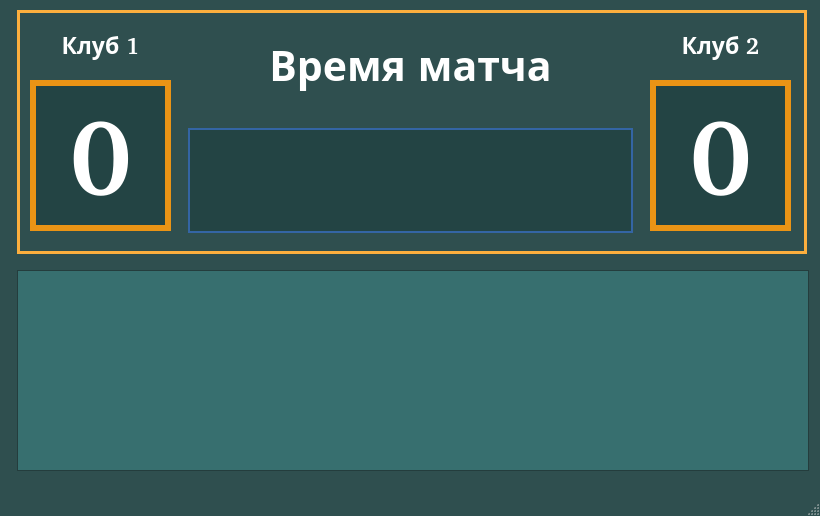
<?xml version="1.0" encoding="UTF-8"?>
<ui version="4.0">
 <class>clientTablo</class>
 <widget class="QMainWindow" name="clientTablo">
  <property name="geometry">
   <rect>
    <x>0</x>
    <y>0</y>
    <width>820</width>
    <height>516</height>
   </rect>
  </property>
  <property name="palette">
   <palette>
    <active>
     <colorrole role="WindowText">
      <brush brushstyle="SolidPattern">
       <color alpha="255">
        <red>255</red>
        <green>255</green>
        <blue>255</blue>
       </color>
      </brush>
     </colorrole>
     <colorrole role="Button">
      <brush brushstyle="SolidPattern">
       <color alpha="255">
        <red>47</red>
        <green>79</green>
        <blue>79</blue>
       </color>
      </brush>
     </colorrole>
     <colorrole role="Light">
      <brush brushstyle="SolidPattern">
       <color alpha="255">
        <red>70</red>
        <green>118</green>
        <blue>118</blue>
       </color>
      </brush>
     </colorrole>
     <colorrole role="Midlight">
      <brush brushstyle="SolidPattern">
       <color alpha="255">
        <red>58</red>
        <green>98</green>
        <blue>98</blue>
       </color>
      </brush>
     </colorrole>
     <colorrole role="Dark">
      <brush brushstyle="SolidPattern">
       <color alpha="255">
        <red>23</red>
        <green>39</green>
        <blue>39</blue>
       </color>
      </brush>
     </colorrole>
     <colorrole role="Mid">
      <brush brushstyle="SolidPattern">
       <color alpha="255">
        <red>31</red>
        <green>52</green>
        <blue>52</blue>
       </color>
      </brush>
     </colorrole>
     <colorrole role="Text">
      <brush brushstyle="SolidPattern">
       <color alpha="255">
        <red>255</red>
        <green>255</green>
        <blue>255</blue>
       </color>
      </brush>
     </colorrole>
     <colorrole role="BrightText">
      <brush brushstyle="SolidPattern">
       <color alpha="255">
        <red>255</red>
        <green>255</green>
        <blue>255</blue>
       </color>
      </brush>
     </colorrole>
     <colorrole role="ButtonText">
      <brush brushstyle="SolidPattern">
       <color alpha="255">
        <red>255</red>
        <green>255</green>
        <blue>255</blue>
       </color>
      </brush>
     </colorrole>
     <colorrole role="Base">
      <brush brushstyle="SolidPattern">
       <color alpha="255">
        <red>0</red>
        <green>0</green>
        <blue>0</blue>
       </color>
      </brush>
     </colorrole>
     <colorrole role="Window">
      <brush brushstyle="SolidPattern">
       <color alpha="255">
        <red>47</red>
        <green>79</green>
        <blue>79</blue>
       </color>
      </brush>
     </colorrole>
     <colorrole role="Shadow">
      <brush brushstyle="SolidPattern">
       <color alpha="255">
        <red>0</red>
        <green>0</green>
        <blue>0</blue>
       </color>
      </brush>
     </colorrole>
     <colorrole role="AlternateBase">
      <brush brushstyle="SolidPattern">
       <color alpha="255">
        <red>23</red>
        <green>39</green>
        <blue>39</blue>
       </color>
      </brush>
     </colorrole>
     <colorrole role="ToolTipBase">
      <brush brushstyle="SolidPattern">
       <color alpha="255">
        <red>255</red>
        <green>255</green>
        <blue>220</blue>
       </color>
      </brush>
     </colorrole>
     <colorrole role="ToolTipText">
      <brush brushstyle="SolidPattern">
       <color alpha="255">
        <red>0</red>
        <green>0</green>
        <blue>0</blue>
       </color>
      </brush>
     </colorrole>
     <colorrole role="PlaceholderText">
      <brush brushstyle="SolidPattern">
       <color alpha="128">
        <red>255</red>
        <green>255</green>
        <blue>255</blue>
       </color>
      </brush>
     </colorrole>
    </active>
    <inactive>
     <colorrole role="WindowText">
      <brush brushstyle="SolidPattern">
       <color alpha="255">
        <red>255</red>
        <green>255</green>
        <blue>255</blue>
       </color>
      </brush>
     </colorrole>
     <colorrole role="Button">
      <brush brushstyle="SolidPattern">
       <color alpha="255">
        <red>47</red>
        <green>79</green>
        <blue>79</blue>
       </color>
      </brush>
     </colorrole>
     <colorrole role="Light">
      <brush brushstyle="SolidPattern">
       <color alpha="255">
        <red>70</red>
        <green>118</green>
        <blue>118</blue>
       </color>
      </brush>
     </colorrole>
     <colorrole role="Midlight">
      <brush brushstyle="SolidPattern">
       <color alpha="255">
        <red>58</red>
        <green>98</green>
        <blue>98</blue>
       </color>
      </brush>
     </colorrole>
     <colorrole role="Dark">
      <brush brushstyle="SolidPattern">
       <color alpha="255">
        <red>23</red>
        <green>39</green>
        <blue>39</blue>
       </color>
      </brush>
     </colorrole>
     <colorrole role="Mid">
      <brush brushstyle="SolidPattern">
       <color alpha="255">
        <red>31</red>
        <green>52</green>
        <blue>52</blue>
       </color>
      </brush>
     </colorrole>
     <colorrole role="Text">
      <brush brushstyle="SolidPattern">
       <color alpha="255">
        <red>255</red>
        <green>255</green>
        <blue>255</blue>
       </color>
      </brush>
     </colorrole>
     <colorrole role="BrightText">
      <brush brushstyle="SolidPattern">
       <color alpha="255">
        <red>255</red>
        <green>255</green>
        <blue>255</blue>
       </color>
      </brush>
     </colorrole>
     <colorrole role="ButtonText">
      <brush brushstyle="SolidPattern">
       <color alpha="255">
        <red>255</red>
        <green>255</green>
        <blue>255</blue>
       </color>
      </brush>
     </colorrole>
     <colorrole role="Base">
      <brush brushstyle="SolidPattern">
       <color alpha="255">
        <red>0</red>
        <green>0</green>
        <blue>0</blue>
       </color>
      </brush>
     </colorrole>
     <colorrole role="Window">
      <brush brushstyle="SolidPattern">
       <color alpha="255">
        <red>47</red>
        <green>79</green>
        <blue>79</blue>
       </color>
      </brush>
     </colorrole>
     <colorrole role="Shadow">
      <brush brushstyle="SolidPattern">
       <color alpha="255">
        <red>0</red>
        <green>0</green>
        <blue>0</blue>
       </color>
      </brush>
     </colorrole>
     <colorrole role="AlternateBase">
      <brush brushstyle="SolidPattern">
       <color alpha="255">
        <red>23</red>
        <green>39</green>
        <blue>39</blue>
       </color>
      </brush>
     </colorrole>
     <colorrole role="ToolTipBase">
      <brush brushstyle="SolidPattern">
       <color alpha="255">
        <red>255</red>
        <green>255</green>
        <blue>220</blue>
       </color>
      </brush>
     </colorrole>
     <colorrole role="ToolTipText">
      <brush brushstyle="SolidPattern">
       <color alpha="255">
        <red>0</red>
        <green>0</green>
        <blue>0</blue>
       </color>
      </brush>
     </colorrole>
     <colorrole role="PlaceholderText">
      <brush brushstyle="SolidPattern">
       <color alpha="128">
        <red>255</red>
        <green>255</green>
        <blue>255</blue>
       </color>
      </brush>
     </colorrole>
    </inactive>
    <disabled>
     <colorrole role="WindowText">
      <brush brushstyle="SolidPattern">
       <color alpha="255">
        <red>23</red>
        <green>39</green>
        <blue>39</blue>
       </color>
      </brush>
     </colorrole>
     <colorrole role="Button">
      <brush brushstyle="SolidPattern">
       <color alpha="255">
        <red>47</red>
        <green>79</green>
        <blue>79</blue>
       </color>
      </brush>
     </colorrole>
     <colorrole role="Light">
      <brush brushstyle="SolidPattern">
       <color alpha="255">
        <red>70</red>
        <green>118</green>
        <blue>118</blue>
       </color>
      </brush>
     </colorrole>
     <colorrole role="Midlight">
      <brush brushstyle="SolidPattern">
       <color alpha="255">
        <red>58</red>
        <green>98</green>
        <blue>98</blue>
       </color>
      </brush>
     </colorrole>
     <colorrole role="Dark">
      <brush brushstyle="SolidPattern">
       <color alpha="255">
        <red>23</red>
        <green>39</green>
        <blue>39</blue>
       </color>
      </brush>
     </colorrole>
     <colorrole role="Mid">
      <brush brushstyle="SolidPattern">
       <color alpha="255">
        <red>31</red>
        <green>52</green>
        <blue>52</blue>
       </color>
      </brush>
     </colorrole>
     <colorrole role="Text">
      <brush brushstyle="SolidPattern">
       <color alpha="255">
        <red>23</red>
        <green>39</green>
        <blue>39</blue>
       </color>
      </brush>
     </colorrole>
     <colorrole role="BrightText">
      <brush brushstyle="SolidPattern">
       <color alpha="255">
        <red>255</red>
        <green>255</green>
        <blue>255</blue>
       </color>
      </brush>
     </colorrole>
     <colorrole role="ButtonText">
      <brush brushstyle="SolidPattern">
       <color alpha="255">
        <red>23</red>
        <green>39</green>
        <blue>39</blue>
       </color>
      </brush>
     </colorrole>
     <colorrole role="Base">
      <brush brushstyle="SolidPattern">
       <color alpha="255">
        <red>47</red>
        <green>79</green>
        <blue>79</blue>
       </color>
      </brush>
     </colorrole>
     <colorrole role="Window">
      <brush brushstyle="SolidPattern">
       <color alpha="255">
        <red>47</red>
        <green>79</green>
        <blue>79</blue>
       </color>
      </brush>
     </colorrole>
     <colorrole role="Shadow">
      <brush brushstyle="SolidPattern">
       <color alpha="255">
        <red>0</red>
        <green>0</green>
        <blue>0</blue>
       </color>
      </brush>
     </colorrole>
     <colorrole role="AlternateBase">
      <brush brushstyle="SolidPattern">
       <color alpha="255">
        <red>47</red>
        <green>79</green>
        <blue>79</blue>
       </color>
      </brush>
     </colorrole>
     <colorrole role="ToolTipBase">
      <brush brushstyle="SolidPattern">
       <color alpha="255">
        <red>255</red>
        <green>255</green>
        <blue>220</blue>
       </color>
      </brush>
     </colorrole>
     <colorrole role="ToolTipText">
      <brush brushstyle="SolidPattern">
       <color alpha="255">
        <red>0</red>
        <green>0</green>
        <blue>0</blue>
       </color>
      </brush>
     </colorrole>
     <colorrole role="PlaceholderText">
      <brush brushstyle="SolidPattern">
       <color alpha="128">
        <red>255</red>
        <green>255</green>
        <blue>255</blue>
       </color>
      </brush>
     </colorrole>
    </disabled>
   </palette>
  </property>
  <property name="windowTitle">
   <string>clientTablo</string>
  </property>
  <widget class="QWidget" name="centralwidget">
   <widget class="QLineEdit" name="lineEditTimer">
    <property name="geometry">
     <rect>
      <x>190</x>
      <y>130</y>
      <width>441</width>
      <height>101</height>
     </rect>
    </property>
    <property name="palette">
     <palette>
      <active>
       <colorrole role="Base">
        <brush brushstyle="SolidPattern">
         <color alpha="255">
          <red>35</red>
          <green>68</green>
          <blue>68</blue>
         </color>
        </brush>
       </colorrole>
       <colorrole role="Window">
        <brush brushstyle="SolidPattern">
         <color alpha="255">
          <red>47</red>
          <green>79</green>
          <blue>79</blue>
         </color>
        </brush>
       </colorrole>
      </active>
      <inactive>
       <colorrole role="Base">
        <brush brushstyle="SolidPattern">
         <color alpha="255">
          <red>35</red>
          <green>68</green>
          <blue>68</blue>
         </color>
        </brush>
       </colorrole>
       <colorrole role="Window">
        <brush brushstyle="SolidPattern">
         <color alpha="255">
          <red>47</red>
          <green>79</green>
          <blue>79</blue>
         </color>
        </brush>
       </colorrole>
      </inactive>
      <disabled>
       <colorrole role="Base">
        <brush brushstyle="SolidPattern">
         <color alpha="255">
          <red>47</red>
          <green>79</green>
          <blue>79</blue>
         </color>
        </brush>
       </colorrole>
       <colorrole role="Window">
        <brush brushstyle="SolidPattern">
         <color alpha="255">
          <red>47</red>
          <green>79</green>
          <blue>79</blue>
         </color>
        </brush>
       </colorrole>
      </disabled>
     </palette>
    </property>
    <property name="font">
     <font>
      <family>Nimbus Mono PS [urw]</family>
      <pointsize>65</pointsize>
      <weight>75</weight>
      <bold>true</bold>
     </font>
    </property>
    <property name="text">
     <string/>
    </property>
    <property name="frame">
     <bool>false</bool>
    </property>
    <property name="alignment">
     <set>Qt::AlignCenter</set>
    </property>
    <property name="readOnly">
     <bool>true</bool>
    </property>
   </widget>
   <widget class="QLabel" name="labelNameTeamOne">
    <property name="geometry">
     <rect>
      <x>30</x>
      <y>24</y>
      <width>141</width>
      <height>41</height>
     </rect>
    </property>
    <property name="font">
     <font>
      <family>Nimbus Mono PS [urw]</family>
      <pointsize>17</pointsize>
      <weight>75</weight>
      <bold>true</bold>
     </font>
    </property>
    <property name="text">
     <string>Клуб 1</string>
    </property>
    <property name="alignment">
     <set>Qt::AlignCenter</set>
    </property>
   </widget>
   <widget class="QLabel" name="labelScoreTeamOne">
    <property name="geometry">
     <rect>
      <x>36</x>
      <y>86</y>
      <width>129</width>
      <height>139</height>
     </rect>
    </property>
    <property name="palette">
     <palette>
      <active>
       <colorrole role="Base">
        <brush brushstyle="SolidPattern">
         <color alpha="255">
          <red>0</red>
          <green>0</green>
          <blue>0</blue>
         </color>
        </brush>
       </colorrole>
       <colorrole role="Window">
        <brush brushstyle="SolidPattern">
         <color alpha="255">
          <red>35</red>
          <green>68</green>
          <blue>68</blue>
         </color>
        </brush>
       </colorrole>
      </active>
      <inactive>
       <colorrole role="Base">
        <brush brushstyle="SolidPattern">
         <color alpha="255">
          <red>0</red>
          <green>0</green>
          <blue>0</blue>
         </color>
        </brush>
       </colorrole>
       <colorrole role="Window">
        <brush brushstyle="SolidPattern">
         <color alpha="255">
          <red>35</red>
          <green>68</green>
          <blue>68</blue>
         </color>
        </brush>
       </colorrole>
      </inactive>
      <disabled>
       <colorrole role="Base">
        <brush brushstyle="SolidPattern">
         <color alpha="255">
          <red>35</red>
          <green>68</green>
          <blue>68</blue>
         </color>
        </brush>
       </colorrole>
       <colorrole role="Window">
        <brush brushstyle="SolidPattern">
         <color alpha="255">
          <red>35</red>
          <green>68</green>
          <blue>68</blue>
         </color>
        </brush>
       </colorrole>
      </disabled>
     </palette>
    </property>
    <property name="font">
     <font>
      <family>Nimbus Mono PS [urw]</family>
      <pointsize>80</pointsize>
      <weight>75</weight>
      <bold>true</bold>
     </font>
    </property>
    <property name="autoFillBackground">
     <bool>true</bool>
    </property>
    <property name="frameShape">
     <enum>QFrame::NoFrame</enum>
    </property>
    <property name="frameShadow">
     <enum>QFrame::Raised</enum>
    </property>
    <property name="lineWidth">
     <number>1</number>
    </property>
    <property name="text">
     <string>0</string>
    </property>
    <property name="alignment">
     <set>Qt::AlignCenter</set>
    </property>
   </widget>
   <widget class="QLabel" name="labelScoreTeamTwo">
    <property name="geometry">
     <rect>
      <x>656</x>
      <y>86</y>
      <width>129</width>
      <height>139</height>
     </rect>
    </property>
    <property name="palette">
     <palette>
      <active>
       <colorrole role="Base">
        <brush brushstyle="SolidPattern">
         <color alpha="255">
          <red>0</red>
          <green>0</green>
          <blue>0</blue>
         </color>
        </brush>
       </colorrole>
       <colorrole role="Window">
        <brush brushstyle="SolidPattern">
         <color alpha="255">
          <red>35</red>
          <green>68</green>
          <blue>68</blue>
         </color>
        </brush>
       </colorrole>
      </active>
      <inactive>
       <colorrole role="Base">
        <brush brushstyle="SolidPattern">
         <color alpha="255">
          <red>0</red>
          <green>0</green>
          <blue>0</blue>
         </color>
        </brush>
       </colorrole>
       <colorrole role="Window">
        <brush brushstyle="SolidPattern">
         <color alpha="255">
          <red>35</red>
          <green>68</green>
          <blue>68</blue>
         </color>
        </brush>
       </colorrole>
      </inactive>
      <disabled>
       <colorrole role="Base">
        <brush brushstyle="SolidPattern">
         <color alpha="255">
          <red>35</red>
          <green>68</green>
          <blue>68</blue>
         </color>
        </brush>
       </colorrole>
       <colorrole role="Window">
        <brush brushstyle="SolidPattern">
         <color alpha="255">
          <red>35</red>
          <green>68</green>
          <blue>68</blue>
         </color>
        </brush>
       </colorrole>
      </disabled>
     </palette>
    </property>
    <property name="font">
     <font>
      <family>Nimbus Mono PS [urw]</family>
      <pointsize>80</pointsize>
      <weight>75</weight>
      <bold>true</bold>
     </font>
    </property>
    <property name="autoFillBackground">
     <bool>true</bool>
    </property>
    <property name="frameShape">
     <enum>QFrame::NoFrame</enum>
    </property>
    <property name="frameShadow">
     <enum>QFrame::Plain</enum>
    </property>
    <property name="text">
     <string>0</string>
    </property>
    <property name="alignment">
     <set>Qt::AlignCenter</set>
    </property>
   </widget>
   <widget class="QLabel" name="labelNameTeamTwo">
    <property name="geometry">
     <rect>
      <x>650</x>
      <y>24</y>
      <width>141</width>
      <height>41</height>
     </rect>
    </property>
    <property name="font">
     <font>
      <family>Nimbus Mono PS [urw]</family>
      <pointsize>17</pointsize>
      <weight>75</weight>
      <bold>true</bold>
     </font>
    </property>
    <property name="text">
     <string>Клуб 2</string>
    </property>
    <property name="alignment">
     <set>Qt::AlignCenter</set>
    </property>
   </widget>
   <widget class="QLabel" name="label">
    <property name="geometry">
     <rect>
      <x>260</x>
      <y>35</y>
      <width>301</width>
      <height>61</height>
     </rect>
    </property>
    <property name="font">
     <font>
      <family>Nimbus Mono PS [urw]</family>
      <pointsize>31</pointsize>
      <weight>75</weight>
      <bold>true</bold>
     </font>
    </property>
    <property name="text">
     <string>Время матча</string>
    </property>
    <property name="alignment">
     <set>Qt::AlignCenter</set>
    </property>
   </widget>
   <widget class="QTextEdit" name="textEditHistory">
    <property name="geometry">
     <rect>
      <x>17</x>
      <y>270</y>
      <width>792</width>
      <height>201</height>
     </rect>
    </property>
    <property name="palette">
     <palette>
      <active>
       <colorrole role="Base">
        <brush brushstyle="SolidPattern">
         <color alpha="255">
          <red>55</red>
          <green>111</green>
          <blue>111</blue>
         </color>
        </brush>
       </colorrole>
      </active>
      <inactive>
       <colorrole role="Base">
        <brush brushstyle="SolidPattern">
         <color alpha="255">
          <red>55</red>
          <green>111</green>
          <blue>111</blue>
         </color>
        </brush>
       </colorrole>
      </inactive>
      <disabled>
       <colorrole role="Base">
        <brush brushstyle="SolidPattern">
         <color alpha="255">
          <red>47</red>
          <green>79</green>
          <blue>79</blue>
         </color>
        </brush>
       </colorrole>
      </disabled>
     </palette>
    </property>
    <property name="font">
     <font>
      <family>Nimbus Mono PS [urw]</family>
      <pointsize>17</pointsize>
      <weight>75</weight>
      <bold>true</bold>
     </font>
    </property>
   </widget>
   <widget class="QFrame" name="frame">
    <property name="geometry">
     <rect>
      <x>17</x>
      <y>10</y>
      <width>790</width>
      <height>244</height>
     </rect>
    </property>
    <property name="sizePolicy">
     <sizepolicy hsizetype="Preferred" vsizetype="Preferred">
      <horstretch>0</horstretch>
      <verstretch>0</verstretch>
     </sizepolicy>
    </property>
    <property name="palette">
     <palette>
      <active>
       <colorrole role="WindowText">
        <brush brushstyle="SolidPattern">
         <color alpha="255">
          <red>252</red>
          <green>175</green>
          <blue>62</blue>
         </color>
        </brush>
       </colorrole>
       <colorrole role="Base">
        <brush brushstyle="SolidPattern">
         <color alpha="255">
          <red>0</red>
          <green>0</green>
          <blue>0</blue>
         </color>
        </brush>
       </colorrole>
       <colorrole role="Window">
        <brush brushstyle="SolidPattern">
         <color alpha="255">
          <red>58</red>
          <green>98</green>
          <blue>98</blue>
         </color>
        </brush>
       </colorrole>
      </active>
      <inactive>
       <colorrole role="WindowText">
        <brush brushstyle="SolidPattern">
         <color alpha="255">
          <red>252</red>
          <green>175</green>
          <blue>62</blue>
         </color>
        </brush>
       </colorrole>
       <colorrole role="Base">
        <brush brushstyle="SolidPattern">
         <color alpha="255">
          <red>0</red>
          <green>0</green>
          <blue>0</blue>
         </color>
        </brush>
       </colorrole>
       <colorrole role="Window">
        <brush brushstyle="SolidPattern">
         <color alpha="255">
          <red>58</red>
          <green>98</green>
          <blue>98</blue>
         </color>
        </brush>
       </colorrole>
      </inactive>
      <disabled>
       <colorrole role="WindowText">
        <brush brushstyle="SolidPattern">
         <color alpha="255">
          <red>23</red>
          <green>39</green>
          <blue>39</blue>
         </color>
        </brush>
       </colorrole>
       <colorrole role="Base">
        <brush brushstyle="SolidPattern">
         <color alpha="255">
          <red>58</red>
          <green>98</green>
          <blue>98</blue>
         </color>
        </brush>
       </colorrole>
       <colorrole role="Window">
        <brush brushstyle="SolidPattern">
         <color alpha="255">
          <red>58</red>
          <green>98</green>
          <blue>98</blue>
         </color>
        </brush>
       </colorrole>
      </disabled>
     </palette>
    </property>
    <property name="autoFillBackground">
     <bool>false</bool>
    </property>
    <property name="frameShape">
     <enum>QFrame::Box</enum>
    </property>
    <property name="frameShadow">
     <enum>QFrame::Plain</enum>
    </property>
    <property name="lineWidth">
     <number>3</number>
    </property>
   </widget>
   <widget class="QFrame" name="frame_2">
    <property name="geometry">
     <rect>
      <x>30</x>
      <y>80</y>
      <width>141</width>
      <height>151</height>
     </rect>
    </property>
    <property name="palette">
     <palette>
      <active>
       <colorrole role="WindowText">
        <brush brushstyle="SolidPattern">
         <color alpha="255">
          <red>234</red>
          <green>148</green>
          <blue>21</blue>
         </color>
        </brush>
       </colorrole>
      </active>
      <inactive>
       <colorrole role="WindowText">
        <brush brushstyle="SolidPattern">
         <color alpha="255">
          <red>234</red>
          <green>148</green>
          <blue>21</blue>
         </color>
        </brush>
       </colorrole>
      </inactive>
      <disabled>
       <colorrole role="WindowText">
        <brush brushstyle="SolidPattern">
         <color alpha="255">
          <red>23</red>
          <green>39</green>
          <blue>39</blue>
         </color>
        </brush>
       </colorrole>
      </disabled>
     </palette>
    </property>
    <property name="frameShape">
     <enum>QFrame::Box</enum>
    </property>
    <property name="frameShadow">
     <enum>QFrame::Plain</enum>
    </property>
    <property name="lineWidth">
     <number>6</number>
    </property>
   </widget>
   <widget class="QFrame" name="frame_3">
    <property name="geometry">
     <rect>
      <x>188</x>
      <y>128</y>
      <width>445</width>
      <height>105</height>
     </rect>
    </property>
    <property name="palette">
     <palette>
      <active>
       <colorrole role="WindowText">
        <brush brushstyle="SolidPattern">
         <color alpha="255">
          <red>52</red>
          <green>101</green>
          <blue>164</blue>
         </color>
        </brush>
       </colorrole>
      </active>
      <inactive>
       <colorrole role="WindowText">
        <brush brushstyle="SolidPattern">
         <color alpha="255">
          <red>52</red>
          <green>101</green>
          <blue>164</blue>
         </color>
        </brush>
       </colorrole>
      </inactive>
      <disabled>
       <colorrole role="WindowText">
        <brush brushstyle="SolidPattern">
         <color alpha="255">
          <red>23</red>
          <green>39</green>
          <blue>39</blue>
         </color>
        </brush>
       </colorrole>
      </disabled>
     </palette>
    </property>
    <property name="frameShape">
     <enum>QFrame::Box</enum>
    </property>
    <property name="frameShadow">
     <enum>QFrame::Plain</enum>
    </property>
    <property name="lineWidth">
     <number>2</number>
    </property>
   </widget>
   <widget class="QFrame" name="frame_4">
    <property name="geometry">
     <rect>
      <x>650</x>
      <y>80</y>
      <width>141</width>
      <height>151</height>
     </rect>
    </property>
    <property name="palette">
     <palette>
      <active>
       <colorrole role="WindowText">
        <brush brushstyle="SolidPattern">
         <color alpha="255">
          <red>234</red>
          <green>148</green>
          <blue>21</blue>
         </color>
        </brush>
       </colorrole>
      </active>
      <inactive>
       <colorrole role="WindowText">
        <brush brushstyle="SolidPattern">
         <color alpha="255">
          <red>234</red>
          <green>148</green>
          <blue>21</blue>
         </color>
        </brush>
       </colorrole>
      </inactive>
      <disabled>
       <colorrole role="WindowText">
        <brush brushstyle="SolidPattern">
         <color alpha="255">
          <red>23</red>
          <green>39</green>
          <blue>39</blue>
         </color>
        </brush>
       </colorrole>
      </disabled>
     </palette>
    </property>
    <property name="frameShape">
     <enum>QFrame::Box</enum>
    </property>
    <property name="frameShadow">
     <enum>QFrame::Plain</enum>
    </property>
    <property name="lineWidth">
     <number>6</number>
    </property>
   </widget>
   <zorder>frame_2</zorder>
   <zorder>frame</zorder>
   <zorder>frame_4</zorder>
   <zorder>frame_3</zorder>
   <zorder>lineEditTimer</zorder>
   <zorder>labelNameTeamOne</zorder>
   <zorder>labelScoreTeamOne</zorder>
   <zorder>labelScoreTeamTwo</zorder>
   <zorder>labelNameTeamTwo</zorder>
   <zorder>label</zorder>
   <zorder>textEditHistory</zorder>
  </widget>
  <widget class="QMenuBar" name="menubar">
   <property name="geometry">
    <rect>
     <x>0</x>
     <y>0</y>
     <width>820</width>
     <height>22</height>
    </rect>
   </property>
  </widget>
  <widget class="QStatusBar" name="statusbar"/>
 </widget>
 <resources/>
 <connections/>
</ui>
